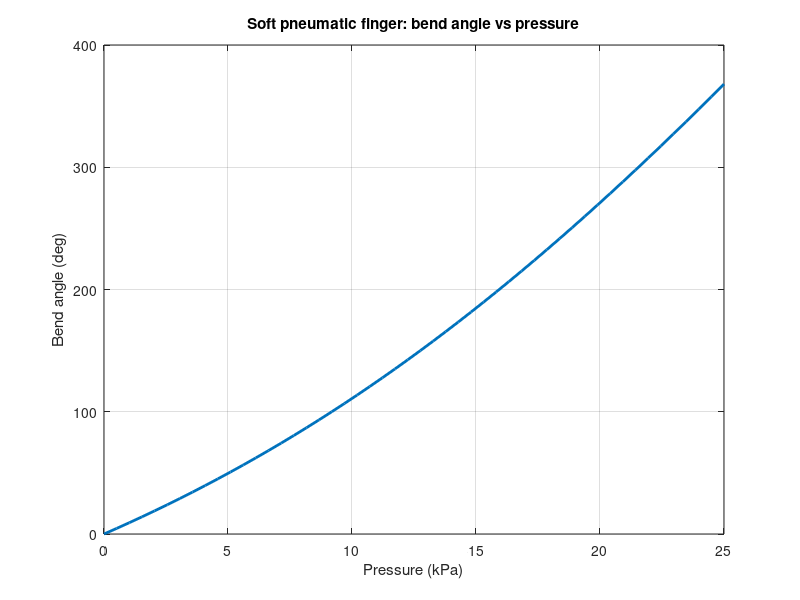

Recreate this plot in MATLAB.
% Step 2: Pneumatic finger - pressure -> bend angle (first-order beam model)
% Strain-limited bottom layer at y = 0, chamber between yb and yt.
% Material: neo-Hookean silicone. Values are rough starting estimates.
clear; clc; close all;

mu   = 25e3;              % Ecoflex 00-30 shear modulus [Pa] (approx)
L    = 0.10;              % finger length [m]
b    = 0.020;             % width [m]
H    = 0.017;             % total height [m]
yb   = 0.003;             % chamber bottom height [m]
yt   = 0.015;             % chamber top height [m]
wall = 0.002;             % side wall thickness [m]

Ac = (b - 2*wall) * (yt - yb);   % chamber cross-section area [m^2]
yc = (yb + yt) / 2;              % lever arm of pressure force [m]

s    = @(lam) mu * (lam - 1 ./ lam.^2);                         % neo-Hookean uniaxial stress
bw   = @(y) b * (y < yb | y > yt) + 2*wall * (y >= yb & y <= yt); % material width at height y
Mres = @(k) integral(@(y) s(1 + k*y) .* y .* bw(y), 0, H, 'Waypoints', [yb yt]);

P     = linspace(0, 25e3, 50);   % pressure sweep [Pa]
theta = zeros(size(P));
for i = 2:numel(P)
    k = fzero(@(k) P(i)*Ac*yc - Mres(k), [0 500]);   % curvature [1/m]
    theta(i) = rad2deg(k * L);
end

fig = figure('Color', 'w');
plot(P/1e3, theta, 'LineWidth', 2); grid on;
xlabel('Pressure (kPa)'); ylabel('Bend angle (deg)');
title('Soft pneumatic finger: bend angle vs pressure');
exportgraphics(fig, 'step2_bend_vs_pressure.png', 'Resolution', 150);

fprintf('Bend at 10 kPa: %.1f deg\n', interp1(P, theta, 10e3));
fprintf('Bend at 20 kPa: %.1f deg\n', interp1(P, theta, 20e3));
fprintf('Bend at 25 kPa: %.1f deg\n', theta(end));
